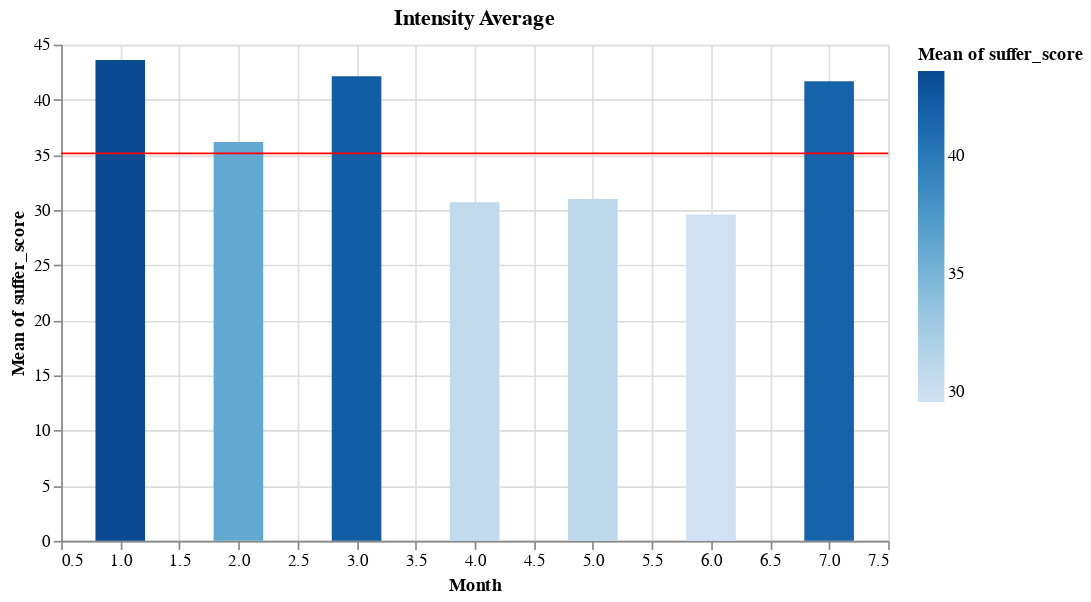

This figure's notebook cell:
### Code cell
bar = alt.Chart(oh_df).mark_bar(size=30).encode(
    x=alt.X('month', axis=alt.Axis(title='Month')),
    y='mean(suffer_score)',
    color='mean(suffer_score):Q'
)

rule = alt.Chart(oh_df).mark_rule(color='red').encode(
    y='mean(suffer_score):Q'
)

(bar + rule).properties(
    width=500,
    title='Intensity Average'
)

### Figure 1 — Vega-Lite specification as saved in the notebook (floating-point values rounded to 4 significant figures; data arrays with more than 128 entries replaced by an {"elided": "..."} marker saying what was removed)
{"config": {"view": {"continuousWidth": 400, "continuousHeight": 300}}, "layer": [{"mark": {"type": "bar", "size": 30}, "encoding": {"color": {"aggregate": "mean", "field": "suffer_score", "type": "quantitative"}, "x": {"axis": {"title": "Month"}, "field": "month", "type": "quantitative"}, "y": {"aggregate": "mean", "field": "suffer_score", "type": "quantitative"}}}, {"mark": {"type": "rule", "color": "red"}, "encoding": {"y": {"aggregate": "mean", "field": "suffer_score", "type": "quantitative"}}}], "data": {"name": "data-eba835b5669165c2c3b9eb9525f98092"}, "title": "Intensity Average", "width": 500, "$schema": "https://vega.github.io/schema/vega-lite/v4.17.0.json", "datasets": {"data-eba835b5669165c2c3b9eb9525f98092": {"elided": "282 records"}}}
